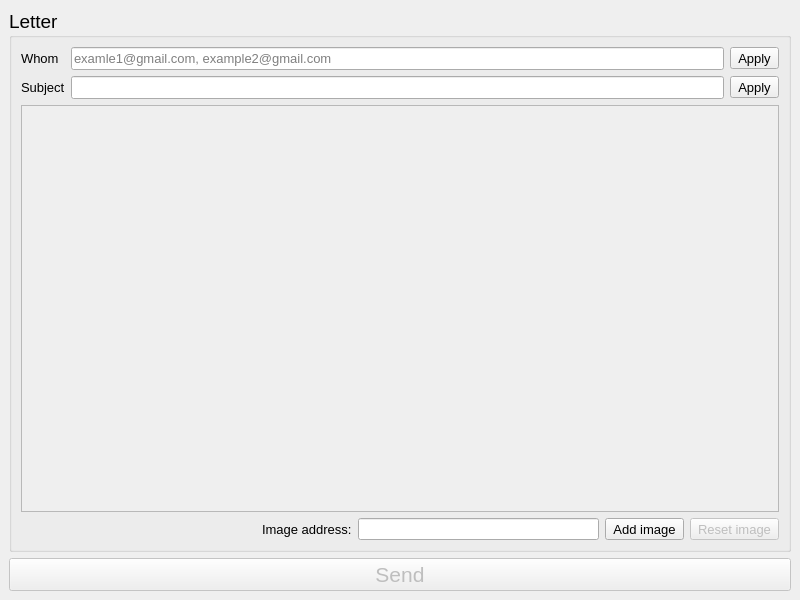
<?xml version="1.0" encoding="UTF-8"?>
<ui version="4.0">
 <class>Sender</class>
 <widget class="QMainWindow" name="Sender">
  <property name="geometry">
   <rect>
    <x>0</x>
    <y>0</y>
    <width>800</width>
    <height>600</height>
   </rect>
  </property>
  <property name="windowTitle">
   <string>Sender</string>
  </property>
  <widget class="QWidget" name="centralwidget">
   <layout class="QGridLayout" name="gridLayout_2">
    <item row="0" column="0">
     <layout class="QVBoxLayout" name="verticalLayout">
      <item>
       <widget class="QGroupBox" name="groupBox">
        <property name="font">
         <font>
          <pointsize>14</pointsize>
         </font>
        </property>
        <property name="title">
         <string>Letter</string>
        </property>
        <property name="flat">
         <bool>false</bool>
        </property>
        <property name="checkable">
         <bool>false</bool>
        </property>
        <layout class="QVBoxLayout" name="verticalLayout_2">
         <item>
          <layout class="QGridLayout" name="gridLayout">
           <item row="1" column="0">
            <widget class="QLabel" name="label_2">
             <property name="font">
              <font>
               <pointsize>10</pointsize>
              </font>
             </property>
             <property name="text">
              <string>Subject</string>
             </property>
            </widget>
           </item>
           <item row="0" column="1">
            <widget class="QLineEdit" name="lineWhom">
             <property name="font">
              <font>
               <pointsize>10</pointsize>
              </font>
             </property>
             <property name="placeholderText">
              <string notr="true">examle1@gmail.com, example2@gmail.com</string>
             </property>
            </widget>
           </item>
           <item row="1" column="1">
            <widget class="QLineEdit" name="lineSubject">
             <property name="font">
              <font>
               <pointsize>10</pointsize>
              </font>
             </property>
            </widget>
           </item>
           <item row="0" column="0">
            <widget class="QLabel" name="label">
             <property name="font">
              <font>
               <pointsize>10</pointsize>
              </font>
             </property>
             <property name="text">
              <string>Whom</string>
             </property>
            </widget>
           </item>
           <item row="0" column="2">
            <widget class="QToolButton" name="toolApplyWhom">
             <property name="font">
              <font>
               <pointsize>10</pointsize>
              </font>
             </property>
             <property name="text">
              <string>Apply</string>
             </property>
             <property name="checkable">
              <bool>true</bool>
             </property>
            </widget>
           </item>
           <item row="1" column="2">
            <widget class="QToolButton" name="toolApplySubject">
             <property name="font">
              <font>
               <pointsize>10</pointsize>
              </font>
             </property>
             <property name="text">
              <string>Apply</string>
             </property>
             <property name="checkable">
              <bool>true</bool>
             </property>
            </widget>
           </item>
          </layout>
         </item>
         <item>
          <widget class="QTextEdit" name="textMessage">
           <property name="enabled">
            <bool>false</bool>
           </property>
           <property name="font">
            <font>
             <pointsize>10</pointsize>
            </font>
           </property>
          </widget>
         </item>
         <item>
          <layout class="QHBoxLayout" name="horizontalLayout_2">
           <item>
            <spacer name="horizontalSpacer">
             <property name="orientation">
              <enum>Qt::Horizontal</enum>
             </property>
             <property name="sizeHint" stdset="0">
              <size>
               <width>40</width>
               <height>20</height>
              </size>
             </property>
            </spacer>
           </item>
           <item>
            <widget class="QLabel" name="label_3">
             <property name="font">
              <font>
               <pointsize>10</pointsize>
              </font>
             </property>
             <property name="text">
              <string>Image address:</string>
             </property>
            </widget>
           </item>
           <item>
            <widget class="QLineEdit" name="imageAddress">
             <property name="font">
              <font>
               <pointsize>8</pointsize>
              </font>
             </property>
             <property name="readOnly">
              <bool>true</bool>
             </property>
            </widget>
           </item>
           <item>
            <widget class="QToolButton" name="toolAddImage">
             <property name="font">
              <font>
               <pointsize>10</pointsize>
              </font>
             </property>
             <property name="text">
              <string>Add image</string>
             </property>
            </widget>
           </item>
           <item>
            <widget class="QToolButton" name="toolResetImage">
             <property name="enabled">
              <bool>false</bool>
             </property>
             <property name="font">
              <font>
               <pointsize>10</pointsize>
              </font>
             </property>
             <property name="text">
              <string>Reset image</string>
             </property>
            </widget>
           </item>
          </layout>
         </item>
        </layout>
       </widget>
      </item>
      <item>
       <widget class="QPushButton" name="buttSend">
        <property name="enabled">
         <bool>false</bool>
        </property>
        <property name="font">
         <font>
          <pointsize>16</pointsize>
          <weight>50</weight>
          <italic>false</italic>
          <bold>false</bold>
         </font>
        </property>
        <property name="text">
         <string>Send</string>
        </property>
        <property name="flat">
         <bool>false</bool>
        </property>
       </widget>
      </item>
     </layout>
    </item>
   </layout>
  </widget>
 </widget>
 <resources/>
 <connections/>
</ui>
